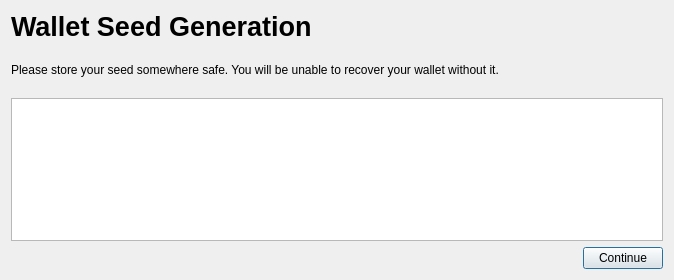
<?xml version="1.0" encoding="UTF-8"?>
<ui version="4.0">
 <class>MnemonicDisplay</class>
 <widget class="QDialog" name="MnemonicDisplay">
  <property name="geometry">
   <rect>
    <x>0</x>
    <y>0</y>
    <width>674</width>
    <height>280</height>
   </rect>
  </property>
  <property name="windowTitle">
   <string>Welcome</string>
  </property>
  <layout class="QVBoxLayout" name="verticalLayout">
   <item>
    <widget class="QLabel" name="titlelabel">
     <property name="font">
      <font>
       <pointsize>20</pointsize>
       <weight>75</weight>
       <bold>true</bold>
      </font>
     </property>
     <property name="text">
      <string>Wallet Seed Generation</string>
     </property>
    </widget>
   </item>
   <item>
    <spacer name="verticalSpacer_4">
     <property name="orientation">
      <enum>Qt::Vertical</enum>
     </property>
     <property name="sizeType">
      <enum>QSizePolicy::Minimum</enum>
     </property>
     <property name="sizeHint" stdset="0">
      <size>
       <width>20</width>
       <height>15</height>
      </size>
     </property>
    </spacer>
   </item>
   <item>
    <widget class="QLabel" name="lblExplanation">
     <property name="text">
      <string>Please store your seed somewhere safe. You will be unable to recover your wallet without it.</string>
     </property>
     <property name="wordWrap">
      <bool>true</bool>
     </property>
    </widget>
   </item>
   <item>
    <spacer name="verticalSpacer_2">
     <property name="orientation">
      <enum>Qt::Vertical</enum>
     </property>
     <property name="sizeType">
      <enum>QSizePolicy::Fixed</enum>
     </property>
     <property name="sizeHint" stdset="0">
      <size>
       <width>20</width>
       <height>15</height>
      </size>
     </property>
    </spacer>
   </item>
   <item>
    <widget class="QTextEdit" name="seedEdit"/>
   </item>
   <item>
    <layout class="QHBoxLayout" name="horizontalLayout">
     <item>
      <spacer name="horizontalSpacer">
       <property name="orientation">
        <enum>Qt::Horizontal</enum>
       </property>
       <property name="sizeHint" stdset="0">
        <size>
         <width>40</width>
         <height>20</height>
        </size>
       </property>
      </spacer>
     </item>
     <item>
      <widget class="QPushButton" name="pushButton">
       <property name="text">
        <string>Continue</string>
       </property>
      </widget>
     </item>
    </layout>
   </item>
   <item>
    <spacer name="verticalSpacer">
     <property name="orientation">
      <enum>Qt::Vertical</enum>
     </property>
     <property name="sizeHint" stdset="0">
      <size>
       <width>20</width>
       <height>40</height>
      </size>
     </property>
    </spacer>
   </item>
  </layout>
 </widget>
 <resources/>
 <connections/>
</ui>
